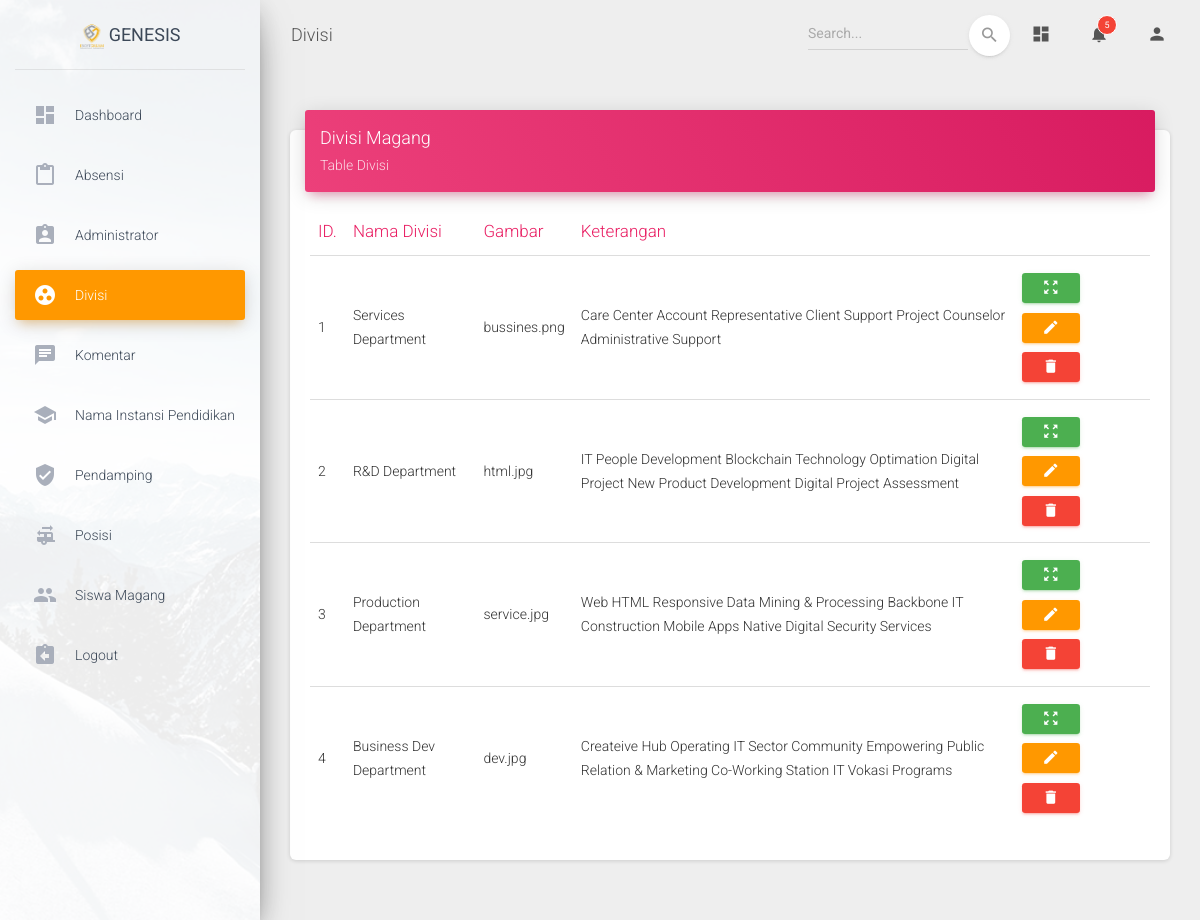
/index.php/Admin/Divisi (signed in), run on the app's committed database.
### tables this page shows
CREATE TABLE `divisi_magang` (
  `id_divisi` int(11) NOT NULL,
  `nama_divisi` varchar(45) NOT NULL,
  `gambar` varchar(100) NOT NULL,
  `keterangan` text NOT NULL
);

### application/controllers/Admin/Divisi.php (called while the page is built, shortened)
<?php
class Divisi extends CI_Controller {
	public function __construct()
	{
		$this->load->library('form_validation');
		$this->load->model('DivisiModel');
	}
	public function index()
	{
		$data['data'] = $this->DivisiModel->get();
		$this->load->view('admin/divisi/template/header');
		$this->load->view('admin/divisi/index',$data);
		$this->load->view('admin/divisi/template/footer');
	}
}

### index.php (called while the page is built, shortened)
<?php
require_once BASEPATH.'core/CodeIgniter.php';

### application/models/DivisiModel.php (called while the page is built, shortened)
<?php
class DivisiModel extends CI_Model {
	public function get()
	{
		$this->db->select("divisi_magang.*");
		$this->db->order_by('nama_divisi','desc');
		return $this->db->get('divisi_magang')->result();
	}
}

### application/views/admin/divisi/index.php (the view)
<?php $c_name = "Divisi" ?>
      <div class="content">
        <div class="container-fluid">
          <div class="row">
          <div class="col-md-12">
              <div class="card">
                <div class="card-header card-header-rose">
                  <div class="row">
                    <div class="col-md-10">
                  <h4 class="card-title ">Divisi Magang</h4>
                  <p class="card-category">Table Divisi</p>
                  </div>
                </div>
              </div>
                <div class="card-body">
                  <div class="table-responsive">
                    <table class="table">
                    <thead class=" text-rose">
                      <th>ID.</th>
                      <th>Nama Divisi</th>
                      <th>Gambar</th>
                      <th>Keterangan</th>
                      <th></th>
                    </thead>
                    <tbody>
                      <?php foreach ($data as $key => $value): ?>
                        <tr>
                          <td><?php echo ++$key; ?></td>
                          <td><?php echo $value->nama_divisi ?></td>
                          <td><?php echo $value->gambar ?></td>
                          <td><?php echo $value->keterangan ?></td>
                          <td>
                            <a class="btn btn-sm btn-success" href="#" rel="tooltip" title="Detail"><i class="material-icons">zoom_out_map</i></a>
                            <a class="btn btn-sm btn-warning" href="<?php echo site_url("Admin/".$c_name."/update/".$value->id_divisi) ?>"  rel="tooltip" title="Edit"><i class="material-icons">edit</i></a>
                            <a href="<?php echo site_url("Admin/".$c_name."/delete/".$value->id_divisi) ?>" onclick="return confirm('Apakah anda yakin?')" class="btn btn-sm btn-danger"  rel="tooltip" title="Hapus"><i class="material-icons">delete</i></a>
                          </td>
                        </tr>
                        <?php endforeach ?>
                    </tbody>
                  </table>
                  </div>
                </div>
              </div>
            </div>
            </div>
          </div>
        </div>
      </div>

### data on the page
divisi_magang: nama_divisi "Services Department", gambar "bussines.png", keterangan "Care Center Account Representative Client Support Project Counselor Administrative Support"
divisi_magang: nama_divisi "R&D Department", gambar "html.jpg", keterangan "IT People Development Blockchain Technology Optimation Digital Project New Product Development Digital Project Assessment"
divisi_magang: nama_divisi "Production Department", gambar "service.jpg", keterangan "Web HTML Responsive Data Mining & Processing Backbone IT Construction Mobile Apps Native Digital Security Services"
divisi_magang: nama_divisi "Business Dev Department", gambar "dev.jpg", keterangan "Createive Hub Operating IT Sector Community Empowering Public Relation & Marketing Co-Working Station IT Vokasi Programs"
